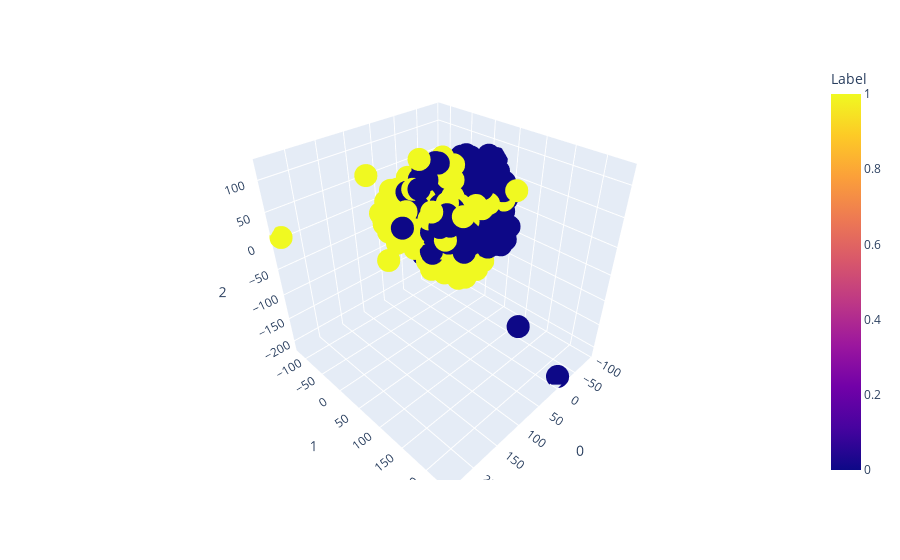

Notebook code for this chart:
### Markdown cell above
t-SNE visualine

### Code cell
features = X_train

tsne = TSNE(n_components=3, random_state=0)
projections = tsne.fit_transform(features, )

fig = px.scatter_3d(
    projections, x=0, y=1, z=2,
    color=y_label, labels={'color': 'Label'}
)
fig.update_traces(marker_size=8)
fig.show()

### Figure 1 — Plotly figure (JSON) as saved in the notebook; plotly's stock layout.template omitted (floating-point values rounded to 4 significant figures; data arrays with more than 128 entries replaced by an {"elided": "..."} marker saying what was removed)
{"data": [{"hovertemplate": "0=%{x}<br>1=%{y}<br>2=%{z}<br>Label=%{marker.color}<extra></extra>", "legendgroup": "", "marker": {"color": {"elided": "677 int values"}, "coloraxis": "coloraxis", "size": 8, "symbol": "circle"}, "mode": "markers", "name": "", "scene": "scene", "showlegend": false, "type": "scatter3d", "x": {"elided": "677 float values"}, "y": {"elided": "677 float values"}, "z": {"elided": "677 float values"}}], "layout": {"coloraxis": {"colorbar": {"title": {"text": "Label"}}, "colorscale": [[0, "#0d0887"], [0.1111, "#46039f"], [0.2222, "#7201a8"], [0.3333, "#9c179e"], [0.4444, "#bd3786"], [0.5556, "#d8576b"], [0.6667, "#ed7953"], [0.7778, "#fb9f3a"], [0.8889, "#fdca26"], [1, "#f0f921"]]}, "legend": {"tracegroupgap": 0}, "margin": {"t": 60}, "scene": {"domain": {"x": [0, 1], "y": [0, 1]}, "xaxis": {"title": {"text": "0"}}, "yaxis": {"title": {"text": "1"}}, "zaxis": {"title": {"text": "2"}}}}}
